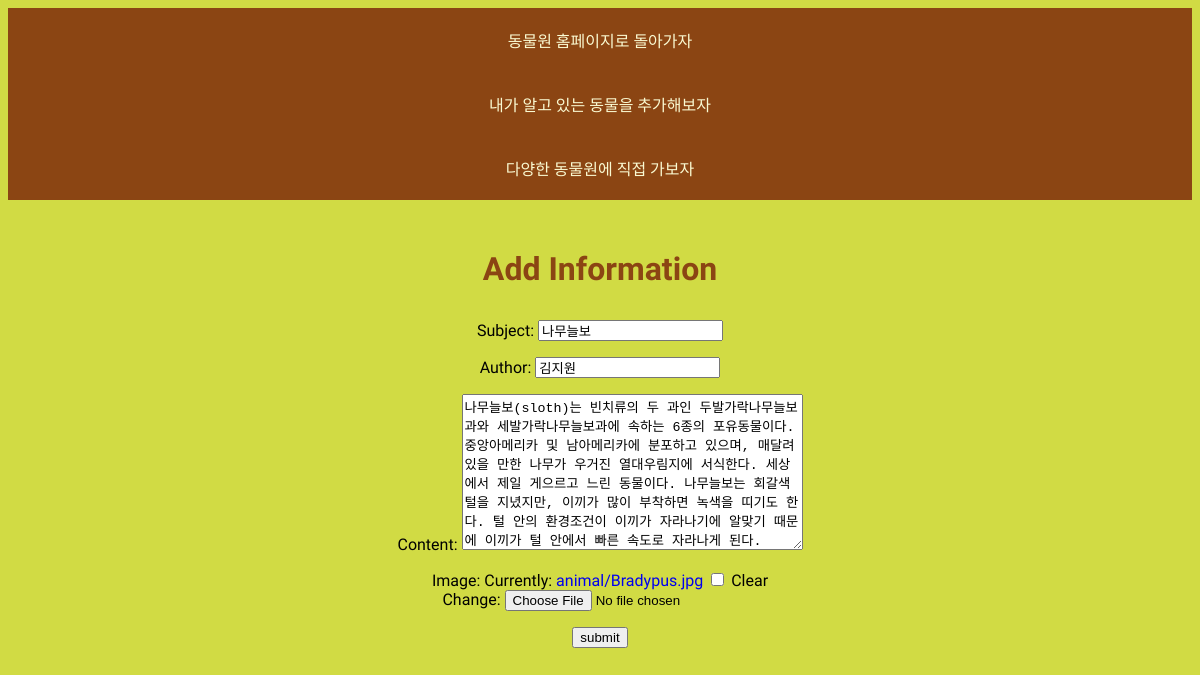
Page /animal/edit/10 on the committed database.
### animal/models.py (models this page shows, shortened)
class Blog(models.Model):
    subject = models.CharField(max_length=200)
    author = models.CharField(max_length=100)
    date = models.DateTimeField()
    content = models.TextField()
    image = models.ImageField(upload_to = "animal/", blank=True, null=True)

### animal/views.py (the view, shortened to what this page needs)
# urls.py: path('edit/<str:id>', edit, name="edit"),
def edit(request, id):
    post = get_object_or_404(Blog, pk=id)
    if request.method == 'GET':
        post_form = PostForm(instance=post)
        return render(request, 'edit.html', {'edit_Post':post_form})

### animal/forms.py
class PostForm(forms.ModelForm):
    class Meta:
        model = Blog
        fields =['subject', 'author', 'content','image']

### animal/templates/edit.html (shortened to what this page needs)
{% extends 'base.html' %}
{% block content %}
<h1>Add Information</h1>
<form id="update_form" method="post" enctype="multipart/form-data">
    {{edit_Post.as_p}}
    <button type="submit">submit</button>
</form>
{% endblock %}

### animal/templates/base.html (style rules this page uses)
body { text-align: center; font-family: 'Kirang Haerang', cursive; background: rgb(209, 219, 68); }
h1 { color:saddlebrown; padding: 10px; }
a { text-decoration:none; }

### rows in the picture
Blog: subject "나무늘보", author "김지원", content "나무늘보(sloth)는 빈치류의 두 과인 두발가락나무늘보과와 세발가락나무늘보과에 속하는 6종의 포유동물이다. 중앙아메리카 및 남아메리카에 분포하고 있으며, 매달려 있을 만한 나무가 우거진 열대우림지에 서식한다. 세상에서 제일 게으르고 느린 동물이다. 나무늘보는 회갈색 털을 지녔지만, 이끼가 많이 부착하면 녹색을 띠기도 한다. 털 안의 환경조건이 이끼가 자라나기에 알맞기 때문에 이끼가 털 안에서 빠른 속도로 자라나게 된다."
